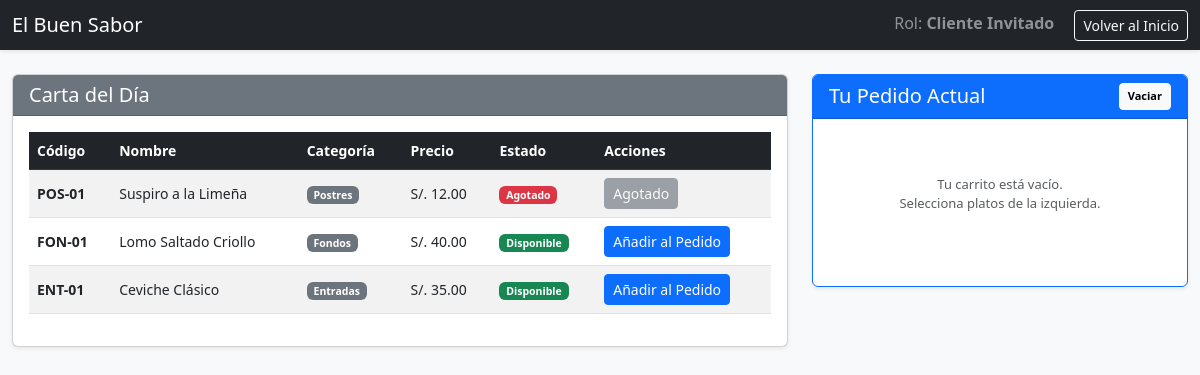
The app's page /index.php?accion=listar with its own data.
### tables this page shows
CREATE TABLE `platos_menu` (
  `id` int(11) NOT NULL,
  `codigo` varchar(20) NOT NULL,
  `nombre` varchar(100) NOT NULL,
  `categoria` varchar(50) NOT NULL,
  `precio` decimal(10,2) NOT NULL,
  `tiempo_preparacion` int(11) NOT NULL,
  `estado` varchar(20) NOT NULL DEFAULT 'Disponible'
);

### controllers/PlatoController.php (called while the page is built, shortened)
<?php
require_once __DIR__ . "/../models/Plato.php";
class PlatoController {
    private $modelo;
    public function __construct() {
        $this->modelo = new Plato();
    }
    public function index() {
        $platos = $this->modelo->obtenerTodos();
        require_once __DIR__ . "/../views/listar.php";
    }
}
?>

### models/Plato.php (called while the page is built, shortened)
<?php
require_once __DIR__ . "/../config/conexion.php";
class Plato {
    public function obtenerTodos() {
        global $base;
        try {
            $sql = "SELECT * FROM platos_menu ORDER BY id DESC";
            $stmt = $base->prepare($sql);
            $stmt->execute();
            return $stmt->fetchAll(PDO::FETCH_ASSOC);
        } catch (PDOException $e) {
            die("Error al listar platos: " . $e->getMessage());
        }
    }
}
?>

### views/listar.php (the view, shortened to what this page needs)
<!DOCTYPE html>
<html lang="es">
<head>
    <link href="https://cdn.jsdelivr.net/npm/bootstrap@5.3.0/dist/css/bootstrap.min.css" rel="stylesheet">
</head>
<body class="bg-light">
<nav class="navbar navbar-expand-lg navbar-dark bg-dark mb-4 shadow-sm">
    <div class="container-fluid">
        <span class="navbar-brand mb-0 h1">El Buen Sabor</span>
        <div>
            <?php if(isset($_SESSION['usuario'])): ?>
                <span class="text-white me-3">Encargado(a): <strong><?php echo htmlspecialchars($_SESSION['nombre_completo'] ?? $_SESSION['usuario']); ?></strong></span>
                <a href="index.php?accion=logout" class="btn btn-danger btn-sm">Cerrar Sesión</a>
            <?php else: ?>
                <span class="text-white-50 me-3">Rol: <strong>Cliente Invitado</strong></span>
                <a href="index.php?accion=logout" class="btn btn-outline-light btn-sm">Volver al Inicio</a>
            <?php endif; ?>
        </div>
    </div>
</nav>
<div class="container-fluid">
    <div class="row">
        <div class="<?php echo isset($_SESSION['usuario']) ? 'col-12' : 'col-md-8'; ?>">
            <div class="card shadow-sm mb-4">
                <div class="card-header bg-secondary text-white d-flex justify-content-between align-items-center">
                    <h5 class="mb-0">Carta del Día</h5>
                </div>
                <div class="card-body">
                    <table class="table table-hover table-striped align-middle" style="font-size: 14px;">
                        <thead class="table-dark">
                            <tr>
                                <th>Código</th>
                                <th>Nombre</th>
                                <th>Categoría</th>
                                <th>Precio</th>
                                <th>Estado</th>
                                <th>Acciones</th>
                            </tr>
                        </thead>
                        <tbody>
                            <?php if(!empty($platos)): ?>
                                <?php foreach($platos as $plato): ?>
                                <tr>
                                    <td><strong><?php echo htmlspecialchars($plato['codigo']); ?></strong></td>
                                    <td><?php echo htmlspecialchars($plato['nombre']); ?></td>
                                    <td><span class="badge bg-secondary"><?php echo htmlspecialchars($plato['categoria']); ?></span></td>
                                    <td>S/. <?php echo number_format($plato['precio'], 2); ?></td>
                                    <td>
                                        <span class="badge <?php echo ($plato['estado'] == 'Disponible') ? 'bg-success' : 'bg-danger'; ?>">
                                            <?php echo $plato['estado']; ?>
                                        </span>
                                    </td>
                                    <td>
                                        <?php if(!isset($_SESSION['usuario'])): ?>
                                            <?php if($plato['estado'] == 'Disponible'): ?>
                                                <a href="index.php?accion=agregar&id=<?php echo $plato['id']; ?>" class="btn btn-primary btn-sm">Añadir al Pedido</a>
                                            <?php else: ?>
                                                <button class="btn btn-sm btn-secondary" disabled>Agotado</button>
                                            <?php endif; ?>
                                        <?php endif; ?>
                                    </td>
                                </tr>
                                <?php endforeach; ?>
                            <?php else: ?>
                                <tr><td colspan="6" class="text-center text-muted">No hay platos en el menú.</td></tr>
                            <?php endif; ?>
                        </tbody>
                    </table>
                </div>
            </div>
        </div>
        <?php if(!isset($_SESSION['usuario'])): ?>
        <div class="col-md-4">
            <div class="card shadow-sm border-primary">
                <div class="card-header bg-primary text-white d-flex justify-content-between align-items-center">
                    <h5 class="mb-0">Tu Pedido Actual</h5>
                    <a href="index.php?accion=limpiar" class="btn btn-light btn-sm fw-bold" style="font-size: 11px;">Vaciar</a>
                </div>
                <div class="card-body">
                    <?php if(!empty($_SESSION['carrito'])): ?>
                        <ul class="list-group mb-3">
                            <?php
                            $totalPedido = 0;
                            foreach($_SESSION['carrito'] as $item):
                                $sub = $item['precio'] * $item['cantidad'];
                                $totalPedido += $sub;
                            ?>
                                <li class="list-group-item d-flex justify-content-between align-items-center" style="font-size: 13px;">
                                    <div>
                                        <span class="badge bg-primary rounded-pill me-1"><?php echo $item['cantidad']; ?></span>
                                        <?php echo htmlspecialchars($item['nombre']); ?>
                                    </div>
                                    <span class="text-dark fw-bold">S/. <?php echo number_format($sub, 2); ?></span>
                                </li>
                            <?php endforeach; ?>
                        </ul>
                        <div class="d-flex justify-content-between mb-3 border-bottom pb-2">
                            <span><strong>Total a Pagar:</strong></span>
                            <span class="text-danger h5 mb-0"><strong>S/. <?php echo number_format($totalPedido, 2); ?></strong></span>
                        </div>
                        <form action="index.php?accion=procesar_pedido" method="POST" class="mt-2">
                            <input type="hidden" name="total_pagar" value="<?php echo $totalPedido; ?>">
                            <div class="mb-2">
                                <label class="form-label mb-1 fw-bold text-secondary" style="font-size: 12px;">Nombre y Apellidos:</label>
                                <input type="text" name="cliente" class="form-control form-control-sm" required placeholder="Ej. Juan Pérez">
                            </div>
                            <div class="mb-2">
                                <label class="form-label mb-1 fw-bold text-secondary" style="font-size: 12px;">Dirección de Entrega:</label>
                                <input type="text" name="direccion" class="form-control form-control-sm" required placeholder="Ej. Av. Larco 456, Trujillo">
                            </div>
                            <div class="mb-3">
                                <label class="form-label mb-1 fw-bold text-secondary" style="font-size: 12px;">Número Telefónico:</label>
                                <input type="tel" name="telefono" class="form-control form-control-sm" required placeholder="Ej. 987654321">
                            </div>
                            <button type="submit" class="btn btn-success w-100 fw-bold py-2 shadow-sm"> Confirmar Pedido y Ver Boleta</button>
                        </form>
                    <?php else: ?>
                        <div class="text-center my-4 py-3 text-muted">
                            <p style="font-size: 13px;">Tu carrito está vacío.<br>Selecciona platos de la izquierda.</p>
                        </div>
                    <?php endif; ?>
                </div>
            </div>
        </div>
        <?php endif; ?>
    </div>
</div>
</body>
</html>

### index.php (shortened to what this page needs)
<?php
require_once "controllers/PlatoController.php";
$controlador = new PlatoController();
$accion = isset($_GET['accion']) ? $_GET['accion'] : 'bienvenida';
switch ($accion) {
    case 'listar': $controlador->index(); break;
}
?>

### records on screen
platos_menu: codigo "POS-01", nombre "Suspiro a la Limeña", categoria "Postres", precio "12.00", estado "Agotado"
platos_menu: codigo "FON-01", nombre "Lomo Saltado Criollo", categoria "Fondos", precio "40.00", estado "Disponible"
platos_menu: codigo "ENT-01", nombre "Ceviche Clásico", categoria "Entradas", precio "35.00", estado "Disponible"
